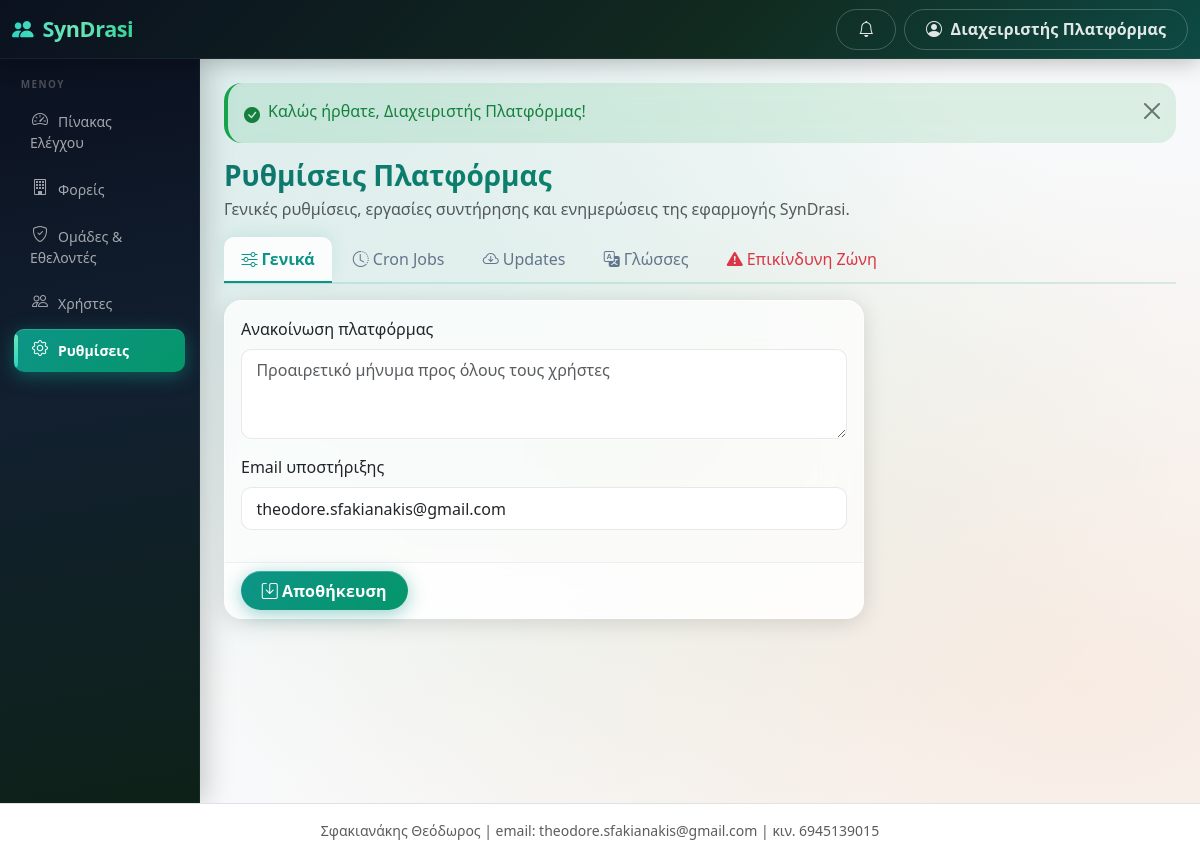
Screenshot of /public/admin/settings (signed in) with the database file from the repository.
### tables this page shows
CREATE TABLE users (
  id INT AUTO_INCREMENT PRIMARY KEY,
  municipality_id INT NULL,
  team_id INT NULL,
  name VARCHAR(255) NOT NULL,
  email VARCHAR(255) NOT NULL UNIQUE,
  phone VARCHAR(50) NULL,
  password_hash VARCHAR(255) NOT NULL,
  role ENUM('super_admin','municipality_admin','team_admin','event_operator') NOT NULL,
  status ENUM('active','inactive') NOT NULL DEFAULT 'active',
  language_code VARCHAR(10) NULL,
  last_login_at DATETIME NULL,
  created_at DATETIME NOT NULL DEFAULT CURRENT_TIMESTAMP,
  updated_at DATETIME NULL ON UPDATE CURRENT_TIMESTAMP,
  INDEX idx_users_municipality_id (municipality_id),
  INDEX idx_users_team_id (team_id),
  FOREIGN KEY (language_code) REFERENCES languages(code)
);

### app/Controllers/AdminController.php (called while the page is built, shortened)
<?php
class AdminController
{
    public function settings()
    {
        $settings = [];
        foreach (['platform_announcement', 'support_email', 'cron_secret'] as $k) {
            $settings[$k] = dbq(
                'SELECT setting_value FROM app_settings WHERE setting_key = :k LIMIT 1',
                ['k' => $k]
            )->fetchColumn() ?: '';
        }
        $updateCheck = $_SESSION['update_check'] ?? null;
        render('settings/index', [
            'pageTitle'      => 'Ρυθμίσεις Πλατφόρμας',
            'settings'       => $settings,
            'updateConfig'   => UpdateService::config(),
            'currentVersion' => UpdateService::currentVersion(),
            'preflight'      => UpdateService::preflight(),
            'updateCheck'    => $updateCheck,
            'migApplied'     => MigrationRunner::appliedFiles(),
            'migPending'     => MigrationRunner::pendingFiles(),
            'backups'        => UpdateService::listBackups(),
            'languages'      => Language::all(),
            'stringsPage'    => TranslationString::search([]),
        ]);
    }
}

### public/index.php (called while the page is built, shortened)
<?php
require BASE_PATH . '/app/Helpers/functions.php';
require BASE_PATH . '/app/Helpers/Router.php';
$router = new Router();
$router->dispatch($_SERVER['REQUEST_METHOD'], $_SERVER['REQUEST_URI']);

### app/Middleware/access.php (called while the page is built, shortened)
<?php
function requireLogin()
{
    if (!is_logged_in() || !current_user()) {
        if (wants_json()) {
            json_out(['success' => false, 'message' => 'Απαιτείται σύνδεση.'], 401);
        }
        flash_set('warning', 'Παρακαλούμε συνδεθείτε για να συνεχίσετε.');
        redirect('/login');
    }
}
function requireRole(array $roles)
{
    requireLogin();
}

### config/config.php (called while the page is built)
<?php
return [
    'app_name'    => 'SynDrasi',
    'env'         => env('APP_ENV', 'production'),
    'timezone'    => 'Europe/Athens',
    'footer_text' => ' Σφακιανάκης Θεόδωρος | email: theodore.sfakianakis@gmail.com | κιν. 6945139015',
    'map_refresh_seconds' => 45,
];

### config/database.php (called while the page is built)
<?php
return [
    'host'     => env('DB_HOST', '127.0.0.1'),
    'port'     => env('DB_PORT', '3306'),
    'database' => env('DB_NAME', 'syndrasi'),
    'username' => env('DB_USER', 'root'),
    'password' => env('DB_PASS', ''),
    'charset'  => 'utf8mb4',
];

### config/update.php (called while the page is built)
<?php
return [
    'owner' => env('GITHUB_OWNER', 'TheoSfak'),
    'repo'  => env('GITHUB_REPO',  'syndrasi'),
    'token' => env('GITHUB_TOKEN', ''),
];

### views/settings/index.php (the view, shortened to what this page needs)
<h1 class="h3 mb-1"><?= e(t('settings/index.001', 'Ρυθμίσεις Πλατφόρμας')) ?></h1>
<p class="text-muted"><?= e(t('settings/index.002', 'Γενικές ρυθμίσεις, εργασίες συντήρησης και ενημερώσεις της εφαρμογής SynDrasi.')) ?></p>
<ul class="nav nav-tabs mb-3" id="settingsTabs" role="tablist">
  <li class="nav-item" role="presentation">
    <button class="nav-link active" data-bs-toggle="tab" data-bs-target="#tab-general" type="button">
      <i class="bi bi-sliders me-1"></i><?= e(t('settings/index.003', 'Γενικά')) ?>
    </button>
  </li>
  <li class="nav-item" role="presentation">
    <button class="nav-link" data-bs-toggle="tab" data-bs-target="#tab-cron" type="button">
      <i class="bi bi-clock-history me-1"></i>Cron Jobs
    </button>
  </li>
  <li class="nav-item" role="presentation">
    <button class="nav-link" data-bs-toggle="tab" data-bs-target="#tab-updates" type="button">
      <i class="bi bi-cloud-arrow-down me-1"></i>Updates
    </button>
  </li>
  <li class="nav-item" role="presentation">
    <button class="nav-link" data-bs-toggle="tab" data-bs-target="#tab-languages" type="button">
      <i class="bi bi-translate me-1"></i><?= e(t('settings/index.069', 'Γλώσσες')) ?>
    </button>
  </li>
  <li class="nav-item" role="presentation">
    <button class="nav-link text-danger" data-bs-toggle="tab" data-bs-target="#tab-danger" type="button">
      <i class="bi bi-exclamation-triangle-fill me-1"></i><?= e(t('settings/index.004', 'Επικίνδυνη Ζώνη')) ?>
    </button>
  </li>
</ul>
<div class="tab-content">
  <div class="tab-pane fade show active" id="tab-general">
    <form method="post" action="<?= e(url('/admin/settings')) ?>" class="card shadow-sm" style="max-width:640px">
      <div class="card-body">
        <div class="mb-3">
          <label class="form-label"><?= e(t('settings/index.005', 'Ανακοίνωση πλατφόρμας')) ?></label>
          <textarea name="platform_announcement" class="form-control" rows="3"
                    placeholder="<?= e(t('settings/index.065', 'Προαιρετικό μήνυμα προς όλους τους χρήστες')) ?>"><?= e($settings['platform_announcement'] ?? '') ?></textarea>
        </div>
        <div class="mb-3">
          <label class="form-label"><?= e(t('settings/index.006', 'Email υποστήριξης')) ?></label>
          <input type="email" name="support_email" class="form-control" value="<?= e($settings['support_email'] ?? '') ?>">
        </div>
      </div>
      <div class="card-footer bg-white">
        <button class="btn btn-primary"><i class="bi bi-save me-1"></i><?= e(t('settings/index.007', 'Αποθήκευση')) ?></button>
      </div>
    </form>
  </div>
</div>

### app/Helpers/Router.php (shortened to what this page needs)
<?php
class Router
{
    private $routes = [];
    public function get($pattern, $handler, array $options = [])
    {
        $this->routes[] = ['GET', $pattern, $handler, $options];
    }
    public function post($pattern, $handler, array $options = [])
    {
        $this->routes[] = ['POST', $pattern, $handler, $options];
    }
    public function dispatch($method, $uri)
    {
        $path = parse_url($uri, PHP_URL_PATH);
        $base = base_uri();
        if ($base !== '' && strpos($path, $base) === 0) {
            $path = substr($path, strlen($base));
        } else {
            $parent = preg_replace('#/public$#', '', $base);
            if ($parent !== $base && $parent !== '' && strpos($path, $parent) === 0) {
                $path = substr($path, strlen($parent));
            }
        }
        $path = '/' . trim($path, '/');
        foreach ($this->routes as $route) {
            list($m, $pattern, $handler, $options) = $route;
            if ($m !== $method) {
                continue;
            }
            $regex = '#^' . preg_replace_callback(
                '/\{([a-zA-Z_]+)\}/',
                function ($m) {
                    return $m[1] === 'token' ? '([A-Za-z0-9]+)' : '(\d+)';
                },
                $pattern
            ) . '$#';
            if (preg_match($regex, $path, $matches)) {
                array_shift($matches);
                $this->enforceAccess($options);
                list($class, $action) = explode('@', $handler);
                $controller = new $class();
                return call_user_func_array([$controller, $action], $matches);
            }
        }
    }
    private function enforceAccess(array $options)
    {
        if (!empty($options['roles'])) {
            requireRole($options['roles']);
            return;
        }
    }
}

### views/layouts/header.php (shortened to what this page needs)
<!DOCTYPE html>
<html lang="el">
<head>
<link href="https://cdn.jsdelivr.net/npm/bootstrap@5.3.3/dist/css/bootstrap.min.css" rel="stylesheet">
<link href="https://cdn.jsdelivr.net/npm/bootstrap-icons@1.11.3/font/bootstrap-icons.min.css" rel="stylesheet">
<link href="<?= e(url('/assets/css/app.css')) ?>" rel="stylesheet">
</head>
<body class="bg-light">
<nav class="navbar navbar-dark syndrasi-topbar sticky-top">
  <div class="container-fluid">
    <div class="d-flex align-items-center">
      <button class="btn btn-outline-light d-lg-none me-2" type="button" data-bs-toggle="offcanvas" data-bs-target="#sidebarMenu" aria-label="<?= e(t('layouts/header.006', 'Μενού')) ?>">
      </button>
      <a class="navbar-brand fw-bold" href="<?= e(url('/')) ?>">
        <i class="bi bi-people-fill me-1"></i> SynDrasi
      </a>
    </div>
    <div class="d-flex align-items-center gap-2">
      <a href="<?= e(url('/notifications')) ?>" class="btn btn-outline-light position-relative" title="<?= e(t('layouts/header.008', 'Ειδοποιήσεις')) ?>" id="navNotifBell">
        <i class="bi bi-bell"></i>
      </a>
      <div class="dropdown">
        <button class="btn btn-outline-light dropdown-toggle" data-bs-toggle="dropdown">
          <i class="bi bi-person-circle me-1"></i>
          <span class="d-none d-md-inline"><?= e(current_user() ? current_user()['name'] : '') ?></span>
        </button>
      </div>
    </div>
  </div>
</nav>
<div class="container-fluid">
  <div class="row">
    <?php include BASE_PATH . '/views/layouts/sidebar.php'; ?>
    <main class="col-lg-10 ms-sm-auto px-3 px-md-4 py-4">
      <?php include BASE_PATH . '/views/layouts/flash.php'; ?>

### views/layouts/sidebar.php (shortened to what this page needs)
<?php
$role = current_role();
$currentPath = parse_url($_SERVER['REQUEST_URI'], PHP_URL_PATH);
$midForTerms = function_exists('current_municipality_id') ? current_municipality_id() : null;
$authorityTerms = $midForTerms ? authority_context($midForTerms) : authority_defaults('municipality');
$authorityTypeForMenu = $authorityTerms['authority_type'] ?? 'municipality';
$eventMenuLabel = t('authority/' . $authorityTypeForMenu . '.event_plural', $authorityTerms['event_plural'] ?? 'Δράσεις');
$teamMenuLabel = t('authority/' . $authorityTypeForMenu . '.team_plural', $authorityTerms['team_plural'] ?? 'Εθελοντικές Ομάδες');
$menus = [];
if ($role === 'municipality_admin') {
    $menus = [
        ['/dashboard',    'bi-speedometer2',              t('layouts/sidebar.003', 'Πίνακας Ελέγχου')],
        ['/mobilizations', 'bi-broadcast-pin',            t('layouts/sidebar.004', 'Κάλεσμα Έκτακτης Ανάγκης')],
        ['/operations',   'bi-broadcast',                 t('layouts/sidebar.005', 'Κέντρο Επιχειρήσεων')],
        ['/operations/war-room', 'bi-diagram-3',          t('layouts/sidebar.006', 'Κέντρο Συντονισμού')],
        ['/fire-service', 'bi-fire',                       t('layouts/sidebar.007', 'Συμβάντα Πυροσβεστικής')],
        ['/notification-center', 'bi-bell-fill',           t('layouts/sidebar.008', 'Έλεγχος Ειδοποιήσεων')],
        ['/events',       'bi-calendar-event',            $eventMenuLabel],
        ['/events/calendar', 'bi-calendar3',              t('layouts/sidebar.009', 'Ημερολόγιο')],
        ['/teams',        'bi-people',                    $teamMenuLabel],
        ['/applications', 'bi-inbox',                     t('layouts/sidebar.010', 'Δηλώσεις Συμμετοχής')],
        ['/statistics',   'bi-bar-chart',                 t('layouts/sidebar.011', 'Στατιστικά & Τάσεις')],
        ['/awards',       'bi-trophy',                    t('layouts/sidebar.012', 'Επιβράβευση Ομάδων')],
        ['/reports',      'bi-file-earmark-arrow-down',   t('layouts/sidebar.013', 'Αναφορές')],
        ['/settings',     'bi-gear',                      t('layouts/sidebar.014', 'Ρυθμίσεις')],
    ];
} elseif ($role === 'super_admin') {
    $menus = [
        ['/admin/dashboard', 'bi-speedometer2', t('layouts/sidebar.003', 'Πίνακας Ελέγχου')],
        ['/admin/municipalities', 'bi-building', t('layouts/sidebar.019', 'Φορείς')],
        ['/admin/teams', 'bi-shield-check', t('layouts/sidebar.020', 'Ομάδες & Εθελοντές')],
        ['/admin/users', 'bi-people', t('layouts/sidebar.021', 'Χρήστες')],
        ['/admin/settings', 'bi-gear', t('layouts/sidebar.014', 'Ρυθμίσεις')],
    ];
}
$base = base_uri();
function sidebar_active($path, $currentPath, $base)
{
    $full = $base . $path;
    if (in_array($path, ['/dashboard','/team/dashboard','/admin/dashboard','/events/calendar'], true)) {
        return $currentPath === $full;
    }
    return strpos($currentPath, $full) === 0;
}
?>
<div class="offcanvas-lg offcanvas-start col-lg-2 d-lg-block sidebar p-0" tabindex="-1" id="sidebarMenu">
  <div class="sidebar-label"><?= e(t('layouts/sidebar.001', 'Μενού')) ?></div>
  <ul class="nav flex-column mb-auto px-1 pb-4">
    <?php foreach ($menus as $m): ?>
    <li class="nav-item">
      <a href="<?= e(url($m[0])) ?>"
         class="nav-link sidebar-link<?= sidebar_active($m[0], $currentPath, $base) ? ' active' : '' ?>">
        <i class="bi <?= e($m[1]) ?> me-2"></i><?= e($m[2]) ?>
      </a>
    </li>
    <?php endforeach; ?>
  </ul>
</div>

### views/layouts/flash.php (shortened to what this page needs)
<?php foreach (flash_get() as $f): ?>
  <div class="alert alert-<?= e($f['type']) ?> alert-dismissible fade show d-flex align-items-start gap-2" role="alert" data-flash-type="<?= e($f['type']) ?>">
    <?php
      $icon = match($f['type']) {
          'success' => 'bi-check-circle-fill',
          'danger'  => 'bi-x-circle-fill',
          'warning' => 'bi-exclamation-triangle-fill',
          default   => 'bi-info-circle-fill',
      };
    ?>
    <i class="bi <?= $icon ?> flex-shrink-0 mt-1"></i>
    <span><?= e($f['message']) ?></span>
    <button type="button" class="btn-close ms-auto" data-bs-dismiss="alert" aria-label="<?= e(t('layouts/flash.001', 'Κλείσιμο')) ?>"></button>
  </div>
<?php endforeach; ?>

### views/layouts/footer.php (shortened to what this page needs)
    </main>
  </div>
</div>
<footer class="text-center text-muted small py-3 border-top bg-white">
  <?= e($config['footer_text']) ?>
</footer>
</body>
</html>

### rows the page displays
users: name "Διαχειριστής Πλατφόρμας", language_code "ΜΕΝΟΎ", m "Πίνακας Ελέγχου", m "Φορείς", m "Ομάδες & Εθελοντές", m "Χρήστες", m "Ρυθμίσεις", message "Καλώς ήρθατε, Διαχειριστής Πλατφόρμας!", language_code "Ρυθμίσεις Πλατφόρμας", language_code "Γενικές ρυθμίσεις, εργασίες συντήρησης και ενημερώσεις της εφαρμογής SynDrasi.", language_code "Γενικά", language_code "Γλώσσες", language_code "Επικίνδυνη Ζώνη", language_code "Ανακοίνωση πλατφόρμας", platform_announcement "Προαιρετικό μήνυμα προς όλους τους χρήστες", language_code "Email υποστήριξης", support_email "theodore.sfakianakis@gmail.com", language_code "Αποθήκευση"
